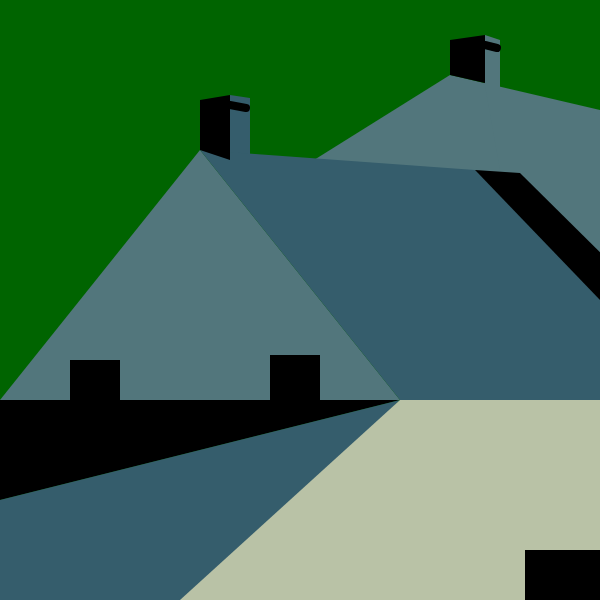
Frame 1 (no input)
Frame 60 (no input): identical to frame 1, image omitted
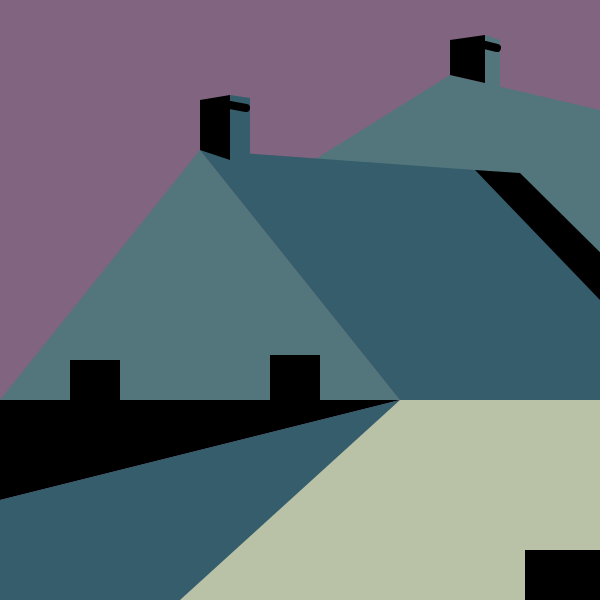
Frame 120 (the mouse pressed at the canvas centre since frame 60)

The p5.js sketch that drew these frames (run headless with seeded random() and noise() and a simulated clock; from frame 60 on, the mouse is pressed at the canvas centre):

// p5.js sketch
// ── sketch.js
function setup() {
  createCanvas(600, 600);
}

function draw() {
  let r = map(mouseX, 0, width, 0, 255);
  let g = 100;
  let b = map(mouseY, 0, height, 0, 255);
  background(r, g, b);
  noStroke();
  
  fill(82, 118, 124);
  triangle(0, 400, 400, 400, 200, 150);
  quad(250, 200, 450, 75, 600, 110, 600, 400);
  quad(484, 80, 485, 35, 500, 40, 500, 170);
  

  fill(0);
  triangle(0, 400, 0, 500, 400, 400);
  quad(70, 400, 70, 360, 120, 360, 120, 400);
  quad(270, 400, 270, 355, 320, 355, 320, 400);

  fill(53, 93, 108);
  triangle(0, 500, 0, 800, 400, 400);
  quad(230, 160, 230, 95, 250, 98, 250, 170);
  quad(200, 150, 475, 170, 700, 400, 400, 400);

  fill(185, 194, 166); 
  quad(180, 600, 400, 400, 600, 400, 600, 600);

  fill(0);
  quad(525, 550, 600, 550, 600, 600, 525, 600);
  quad(200, 150, 200, 100, 230, 95, 230, 160);
  quad(475, 170, 520, 173, 800, 450, 600, 300);
  quad(450, 75, 450, 40, 485, 35, 485, 83);
  strokeWeight(8);
  stroke(0);
  line(230, 105, 246, 108);
  line(485, 45, 497, 48);
}
